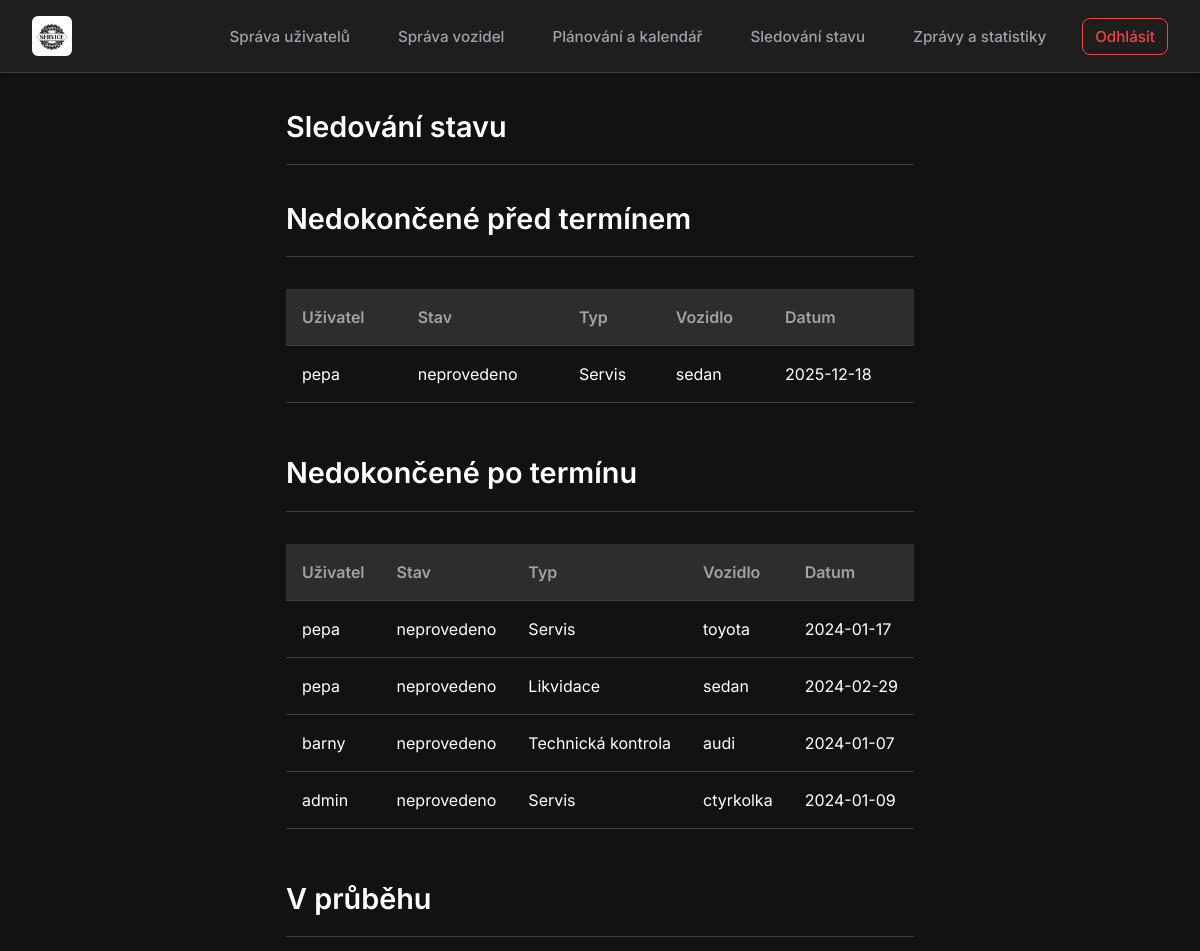
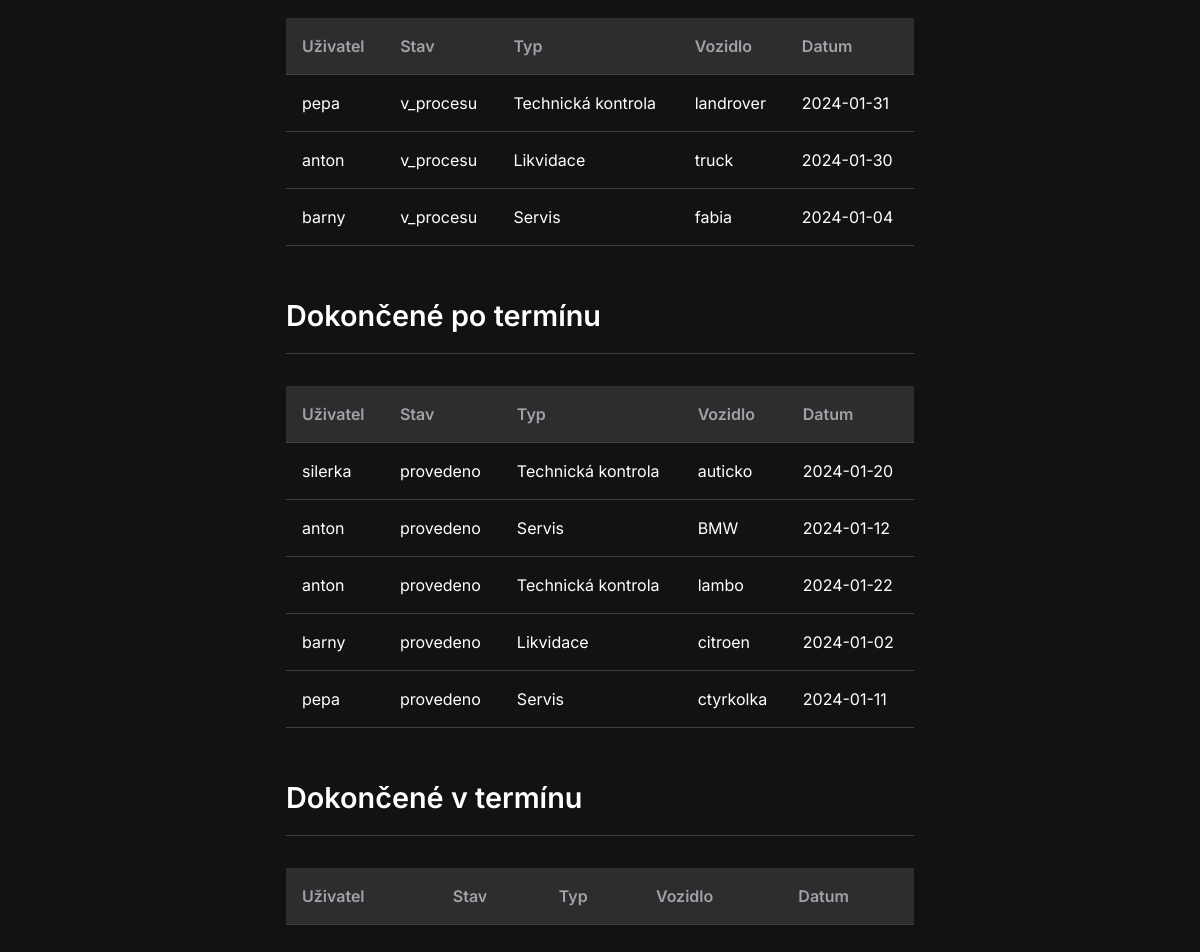
The page /stav (signed in) on the database its author committed (2 pictures, top to bottom).
### views/models.py (models this page shows)
class Sluzba(db.Model):
    id_sluzby = db.Column(db.Integer, primary_key=True)
    id_uzivatele = db.Column(db.Integer, db.ForeignKey('user.id'), nullable=False)
    user = db.relationship('User', backref='sluzby')
    datum = db.Column(db.Date, nullable=False)
    stav = db.Column(db.String(50), nullable=False)
    id_vozidla = db.Column(db.Integer, db.ForeignKey('vozidlo.id_vozidla'), nullable=False)
    vozidlo = db.relationship('Vozidlo', backref='sluzby')
    id_druhu_sluzby = db.Column(db.Integer, db.ForeignKey('druh_sluzby.id_druhu_sluzby'), nullable=False)
    druh_sluzby = db.relationship('DruhSluzby', backref='sluzby')

class User(db.Model):
    id = db.Column(db.Integer, primary_key=True)
    username = db.Column(db.String(255), nullable=False)
    password = db.Column(db.String(255), nullable=False)
    phone = db.Column(db.String(15))
    email = db.Column(db.String(255), unique=True, nullable=False)
    role_id = db.Column(db.Integer, db.ForeignKey('role.id'), nullable=False)
    role = db.relationship('Role', backref='users')

class DruhSluzby(db.Model):
    id_druhu_sluzby = db.Column(db.Integer, primary_key=True)
    nazev = db.Column(db.String(255), nullable=False)

class Vozidlo(db.Model):
    id_vozidla = db.Column(db.Integer, primary_key=True)
    id_uzivatele = db.Column(db.Integer, db.ForeignKey('user.id'), nullable=False)
    user = db.relationship('User', backref='vozidla')
    nazev_vozidla = db.Column(db.String(255), nullable=False)
    spz = db.Column(db.String(10), nullable=False)

### views/stav_blueprint.py (the view)
@stav.route('/stav')
def stav_uzivatele():
    user_id = session['user_id']
    user_role = session['role_id']
    if user_role == 6:
        volba = [2]
    elif user_role == 7 :
        volba = [1]
    elif user_role == 5 :
        volba = [3]
    elif user_role == 3:
        volba = [2]
    elif user_role == 4:
        volba = [1]
    elif user_role == 2:
        volba = [3]
    else:
        volba = [1, 2, 3]
    today = datetime.now().date()
    operace1 = models.Sluzba.query.filter(models.Sluzba.id_druhu_sluzby.in_(volba),
                                          models.Sluzba.datum > today,
                                          models.Sluzba.stav == 'neprovedeno').all()
    operace2 = models.Sluzba.query.filter(models.Sluzba.id_druhu_sluzby.in_(volba),
                                          models.Sluzba.datum <= today,
                                          models.Sluzba.stav == 'neprovedeno').all()
    operace3 = models.Sluzba.query.filter(models.Sluzba.id_druhu_sluzby.in_(volba),
                                          models.Sluzba.stav == 'v_procesu').all()
    operace4 = models.Sluzba.query.filter(models.Sluzba.id_druhu_sluzby.in_(volba),
                                          models.Sluzba.datum < today,
                                          models.Sluzba.stav == 'provedeno').all()
    operace5 = models.Sluzba.query.filter(models.Sluzba.id_druhu_sluzby.in_(volba),
                                          models.Sluzba.datum >= today,
                                          models.Sluzba.stav == 'provedeno').all()
    operace6 = models.Sluzba.query.filter(models.Sluzba.id_uzivatele == user_id).all()
    return render_template('stav.jinja', operace1=operace1, operace2=operace2, operace3=operace3, operace4=operace4, operace5=operace5, operace6=operace6)

### templates/stav.jinja (shortened to what this page needs)
{% extends '__main.jinja' %}
{% block content %}
    {% include '__menu.jinja' %}
    <div class="container">
        <div class="page-header">
            <h1 class="page-title">Sledování stavu</h1>
        </div>
        {% if 'user_id' in session and session['role_id'] in [1, 6, 7, 5, 2, 3, 4] %}
            <div class="page-header" style="margin-top: 2rem;">
                <h2 class="page-title">Nedokončené před termínem</h2>
            </div>
            <div style="overflow-x: auto;">
                <table>
                    <thead>
                        <tr>
                            <th>Uživatel</th>
                            <th>Stav</th>
                            <th>Typ</th>
                            <th>Vozidlo</th>
                            <th>Datum</th>
                        </tr>
                    </thead>
                    <tbody>
                        {% for operace in operace1 %}
                            <tr>
                                <td>{{ operace.user.username }}</td>
                                <td>{{ operace.stav }}</td>
                                <td>{{ operace.druh_sluzby.nazev }}</td>
                                <td>{{ operace.vozidlo.nazev_vozidla }}</td>
                                <td>{{ operace.datum }}</td>
                            </tr>
                        {% endfor %}
                    </tbody>
                </table>
            </div>
            <div class="page-header" style="margin-top: 2rem;">
                <h2 class="page-title">Nedokončené po termínu</h2>
            </div>
            <div style="overflow-x: auto;">
                <table>
                    <thead>
                        <tr>
                            <th>Uživatel</th>
                            <th>Stav</th>
                            <th>Typ</th>
                            <th>Vozidlo</th>
                            <th>Datum</th>
                        </tr>
                    </thead>
                    <tbody>
                        {% for operace in operace2 %}
                            <tr>
                                <td>{{ operace.user.username }}</td>
                                <td>{{ operace.stav }}</td>
                                <td>{{ operace.druh_sluzby.nazev }}</td>
                                <td>{{ operace.vozidlo.nazev_vozidla }}</td>
                                <td>{{ operace.datum }}</td>
                            </tr>
                        {% endfor %}
                    </tbody>
                </table>
            </div>
            <div class="page-header" style="margin-top: 2rem;">
                <h2 class="page-title">V průběhu</h2>
            </div>
            <div style="overflow-x: auto;">
                <table>
                    <thead>
                        <tr>
                            <th>Uživatel</th>
                            <th>Stav</th>
                            <th>Typ</th>
                            <th>Vozidlo</th>
                            <th>Datum</th>
                        </tr>
                    </thead>
                    <tbody>
                        {% for operace in operace3 %}
                            <tr>
                                <td>{{ operace.user.username }}</td>
                                <td>{{ operace.stav }}</td>
                                <td>{{ operace.druh_sluzby.nazev }}</td>
                                <td>{{ operace.vozidlo.nazev_vozidla }}</td>
                                <td>{{ operace.datum }}</td>
                            </tr>
                        {% endfor %}
                    </tbody>
                </table>
            </div>
            <div class="page-header" style="margin-top: 2rem;">
                <h2 class="page-title">Dokončené po termínu</h2>
            </div>
            <div style="overflow-x: auto;">
                <table>
                    <thead>
                        <tr>
                            <th>Uživatel</th>
                            <th>Stav</th>
                            <th>Typ</th>
                            <th>Vozidlo</th>
                            <th>Datum</th>
                        </tr>
                    </thead>
                    <tbody>
                        {% for operace in operace4 %}
                            <tr>
                                <td>{{ operace.user.username }}</td>
                                <td>{{ operace.stav }}</td>
                                <td>{{ operace.druh_sluzby.nazev }}</td>
                                <td>{{ operace.vozidlo.nazev_vozidla }}</td>
                                <td>{{ operace.datum }}</td>
                            </tr>
                        {% endfor %}
                    </tbody>
                </table>
            </div>
            <div class="page-header" style="margin-top: 2rem;">
                <h2 class="page-title">Dokončené v termínu</h2>
            </div>
            <div style="overflow-x: auto;">
                <table>
                    <thead>
                        <tr>
                            <th>Uživatel</th>
                            <th>Stav</th>
                            <th>Typ</th>
                            <th>Vozidlo</th>
                            <th>Datum</th>
                        </tr>
                    </thead>
                </table>
            </div>
        {% endif %}
    </div>
{% endblock %}

### static/styles/styles.css (style rules this page uses)
:root { --bg-primary: #121212; --bg-secondary: #1e1e1e; --bg-tertiary: #2d2d2d; --text-primary: #ffffff; --text-secondary: #a1a1aa; --accent-primary: #10b981; --accent-hover: #059669; --border-color: #3f3f46; --error: #ef4444; --success: #10b981; --font-main: 'Inter', sans-serif; --radius-sm: 0.375rem; --radius-md: 0.5rem; --radius-lg: 0.75rem; --shadow-sm: 0 1px 2px 0 rgb(0 0 0 / 0.05); --shadow-md: 0 4px 6px -1px rgb(0 0 0 / 0.1), 0 2px 4px -2px rgb(0 0 0 / 0.1); --shadow-lg: 0 10px 15px -3px rgb(0 0 0 / 0.1), 0 4px 6px -4px rgb(0 0 0 / 0.1); }
*, *::before, *::after { box-sizing: border-box; margin: 0; padding: 0; }
body { font-family: var(--font-main); background-color: var(--bg-primary); color: var(--text-primary); line-height: 1.5; min-height: 100vh; display: flex; flex-direction: column; }
.container { max-width: 1200px; margin: 0 auto; padding: 2rem; }
.page-header { margin-bottom: 2rem; border-bottom: 1px solid var(--border-color); padding-bottom: 1rem; }
.page-title { font-size: 1.8rem; font-weight: 600; }
table { width: 100%; border-collapse: collapse; margin-bottom: 1rem; }
th, td { padding: 1rem; text-align: left; border-bottom: 1px solid var(--border-color); }
th { font-weight: 600; color: var(--text-secondary); background-color: var(--bg-tertiary); }

### rows shown on the page
Sluzba: user.username "pepa", stav "neprovedeno", druh_sluzby.nazev "Servis", vozidlo.nazev_vozidla "sedan", datum "2025-12-18"
Sluzba: user.username "pepa", stav "neprovedeno", druh_sluzby.nazev "Servis", vozidlo.nazev_vozidla "toyota", datum "2024-01-17"
Sluzba: user.username "pepa", stav "neprovedeno", druh_sluzby.nazev "Likvidace", vozidlo.nazev_vozidla "sedan", datum "2024-02-29"
Sluzba: user.username "barny", stav "neprovedeno", druh_sluzby.nazev "Technická kontrola", vozidlo.nazev_vozidla "audi", datum "2024-01-07"
Sluzba: user.username "admin", stav "neprovedeno", druh_sluzby.nazev "Servis", vozidlo.nazev_vozidla "ctyrkolka", datum "2024-01-09"
Sluzba: user.username "pepa", stav "v_procesu", druh_sluzby.nazev "Technická kontrola", vozidlo.nazev_vozidla "landrover", datum "2024-01-31"
Sluzba: user.username "anton", stav "v_procesu", druh_sluzby.nazev "Likvidace", vozidlo.nazev_vozidla "truck", datum "2024-01-30"
Sluzba: user.username "barny", stav "v_procesu", druh_sluzby.nazev "Servis", vozidlo.nazev_vozidla "fabia", datum "2024-01-04"
Sluzba: user.username "silerka", stav "provedeno", druh_sluzby.nazev "Technická kontrola", vozidlo.nazev_vozidla "auticko", datum "2024-01-20"
Sluzba: user.username "anton", stav "provedeno", druh_sluzby.nazev "Servis", vozidlo.nazev_vozidla "BMW", datum "2024-01-12"
Sluzba: user.username "anton", stav "provedeno", druh_sluzby.nazev "Technická kontrola", vozidlo.nazev_vozidla "lambo", datum "2024-01-22"
Sluzba: user.username "barny", stav "provedeno", druh_sluzby.nazev "Likvidace", vozidlo.nazev_vozidla "citroen", datum "2024-01-02"
Sluzba: user.username "pepa", stav "provedeno", druh_sluzby.nazev "Servis", vozidlo.nazev_vozidla "ctyrkolka", datum "2024-01-11"
